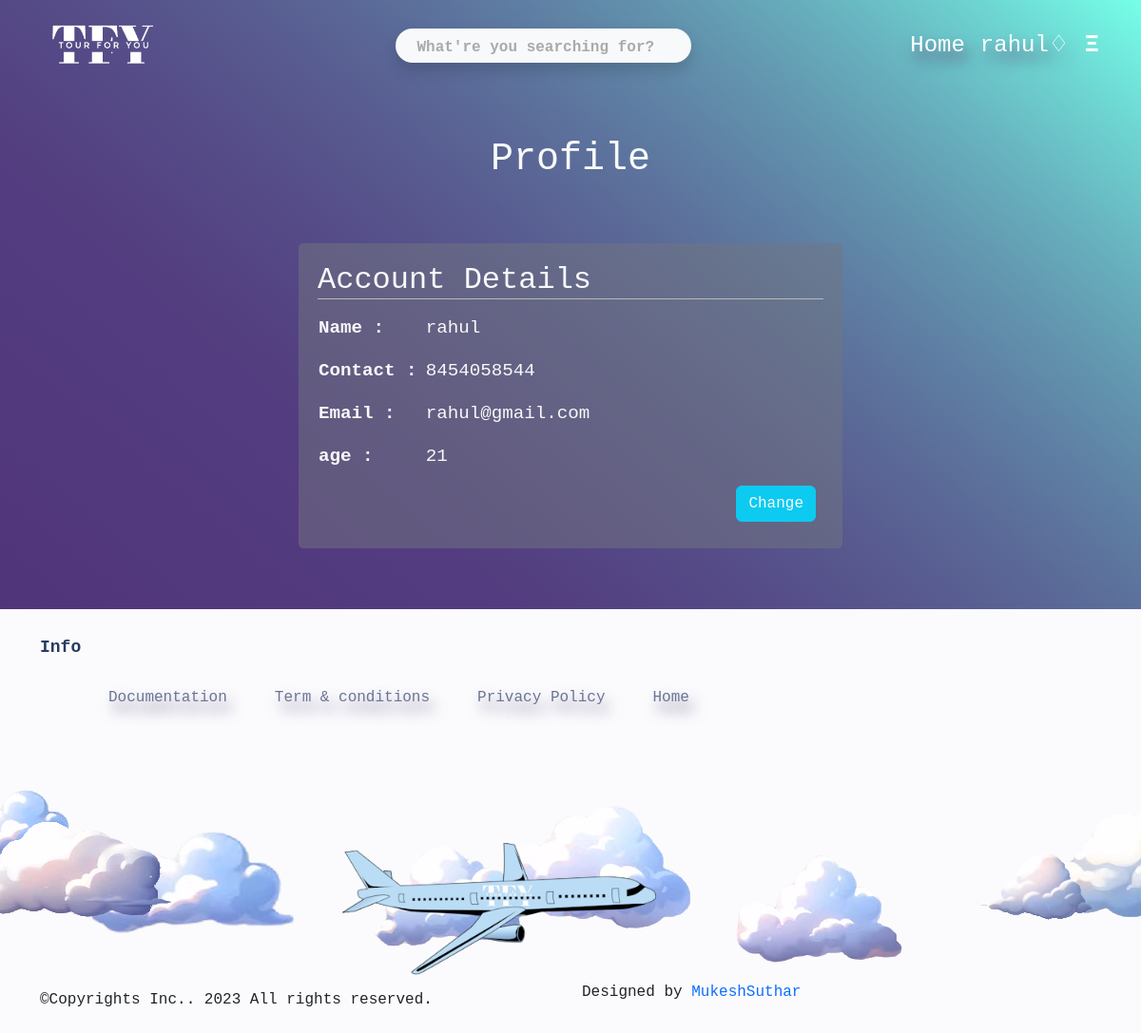
The page /profile/ (signed in) on the database its author committed.
### mainapp/models.py (models this page shows)
class User(AbstractUser):
    email = models.EmailField(unique=True)
    is_mainadmin = models.BooleanField(default=False)
    is_tourist= models.BooleanField(default=False)

class Tourist(models.Model):
    user = models.OneToOneField(User, on_delete=models.CASCADE, primary_key=True, related_name='Tourist')
    first_name = models.CharField(max_length=50)
    last_name = models.CharField(max_length=50)
    contact_no = models.CharField(max_length=10)
    age = models.CharField(max_length=10)

### mainapp/views.py (the view, shortened to what this page needs)
# urls.py: path('profile/',login_required(views.Profile.as_view()) ,name='profile'),
class Profile(View):
    def get(self, request):
        email = request.user
        tourist = Tourist.objects.get(user=request.user)
        data = {'contact_no': tourist.contact_no, 'age':tourist.age,'email': request.user.email}
        f=ProfileForm(initial=data)
        return render(request,'profileupdate.html',{'f':f,'t_user':tourist,'t_email':email})

### mainapp/forms.py
class ProfileForm(forms.ModelForm):
    email = forms.EmailField(widget=forms.EmailInput(
        attrs={'class': 'form-control'}))
    class Meta:
        model = Tourist
        fields = ['email','contact_no','age']
        widgets = {
            "contact_no": forms.NumberInput(attrs={'class': 'form-control'}),
            "age":forms.TextInput(attrs={'class': 'form-control'})
        }

### templates/profileupdate.html (shortened to what this page needs)
{% extends 'base.html' %}
{% load static %}
{% block content %}
<div class="text-center">
    <h1 class="text-light my-5">
        Profile
    </h1>
</div>
<div class="row p-3 mb-5">
    <div class="col-6 container">
        <div class="Profile-card pro-card text-light">
            <h2 class=" title">Account Details</h2>
            <table class="profile-table">
                <tr>
                    <th>Name :</th>
                    <td>{{ t_user.first_name }}</td>
                </tr>
                <tr>
                    <th>Contact :</th>
                    <td>{{ t_user.contact_no }}</td>
                </tr>
                <tr>
                    <th>Email :</th>
                    <td>{{ t_email.email }}</td>
                </tr>
                <tr>
                    <th>age :</th>
                    <td>{{ t_user.age }}</td>
                </tr>
            </table>
            <input type="button" onclick="showdiv()" class=" pro-btn m-2 btn btn-info text-light" value="Change">
        </div>
    </div>
</div>
{% endblock %}

### templates/navbar.html (shortened to what this page needs)
{% load static %}
<nav class="navbar navbar-expand-lg px-4 h4">
  <div class="container-fluid">
    <a class="navbar-brand" href="{% url 'home' %}">
      <img src="{% static 'img/brand.png' %}" alt="" srcset="" height="50px">
    </a>
    <form action="{% url 'search' %}" method="get" class="d-lg-flex mx-lg-auto my-2 my-lg-0">
      <input type="search" name="q" placeholder="What're you searching for?"
        class="navsearch bg-light rounded-pill p-1 shadow">
    </form>
    <div class="navcon text-center">
      <ul class="navbar-nav flex-lg-row justify-content-lg-end align-items-center">
        <li class="nav-item"><a class="nav-link" href="{% url 'home' %}">Home</a></li>
        {% if user.is_authenticated == True %}
          <li class="nav-item dropdown">
            <a class="nav-link " href="#" id="navbarDropdown" role="button" data-toggle="dropdown"
              aria-haspopup="true" aria-expanded="false">{{user.first_name}}&#9826;</a>
          </li>
        {% endif %}
        <li class="nav-item">
          <span style="font-size:26px;cursor:pointer;" onclick="openNav()" class="sidebtn rounded px-2">&#926;</span>
        </li>
      </ul>
    </div>
  </div>
</nav>

### static/css/main.css (style rules this page uses)
* { font-family: monospace, 'Courier New', Courier; }
body { width: 100%; height: 100%; margin: 0px; padding: 0px; overflow-x: hidden; background-image: linear-gradient(40deg, #502d77, 80%, rgb(117, 255, 232)); background-repeat: no-repeat; background-size: cover; background-attachment: fixed; }
.navcon a { color: #fff; font-weight: 500; text-shadow: #624d7a 5px 10px 15px; }
.navbar-brand img { height: 70px; }
* { -webkit-box-sizing: border-box; box-sizing: border-box; }
input, button { border: none; background: none; outline: 0; }
.navsearch::placeholder { color: #aaa; padding-left: 18px; font-weight: 600; font-size: 16px; }
.navsearch { caret-color: rgb(90, 61, 172); color: rgb(50, 31, 71); }
.sidebtn { color: white; display: block; font-weight: 700; }
.b-table th, td { border: 1px solid black; padding: 8px; text-align: center; }
.pro-card { padding: 20px; overflow: auto; background-color: rgba(114, 119, 128, 0.5); border-radius: 5px; }
.pro-btn { float: right; }
.pro-card .title { color: currentColor; border-bottom:1px solid rgb(185, 185, 185) }
.pro-card th, td { font-size: larger; text-align: left; }

### rows shown on the page
User: first_name "rahul", email "rahul@gmail.com"
Tourist: first_name "rahul", contact_no "8454058544", age "21"
